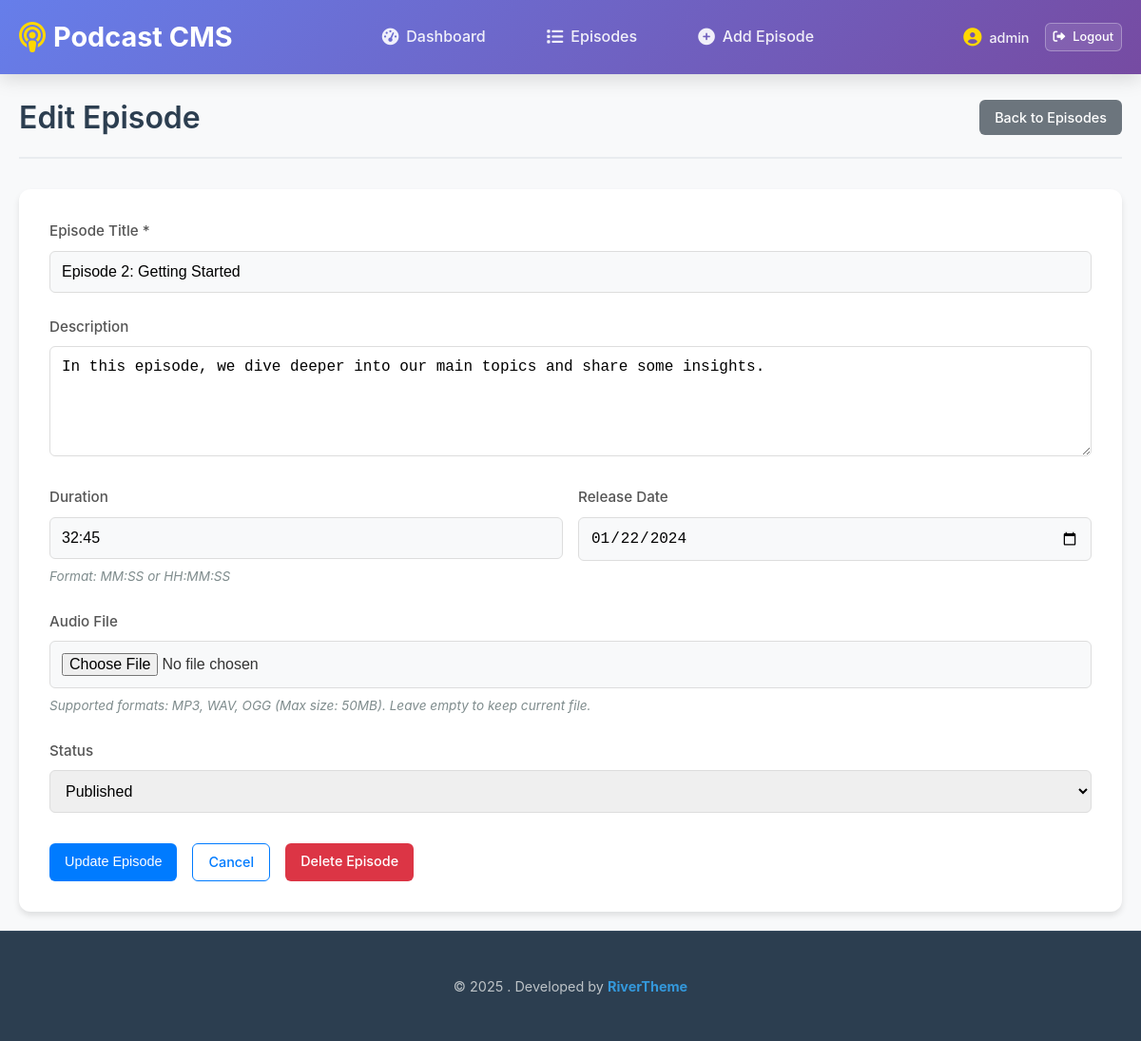
The app's page /episode-edit.php?id=2 (signed in) with its own data.
### tables this page shows
CREATE TABLE IF NOT EXISTS episodes (
    id INT AUTO_INCREMENT PRIMARY KEY,
    user_id INT NOT NULL,
    title VARCHAR(255) NOT NULL,
    description TEXT,
    audio_file VARCHAR(255),
    duration VARCHAR(20),
    release_date DATE,
    status ENUM('draft', 'published') DEFAULT 'draft',
    created_at TIMESTAMP DEFAULT CURRENT_TIMESTAMP,
    updated_at TIMESTAMP DEFAULT CURRENT_TIMESTAMP ON UPDATE CURRENT_TIMESTAMP,
    FOREIGN KEY (user_id) REFERENCES users(id) ON DELETE CASCADE
);

### episode-edit.php (the view, shortened to what this page needs)
<?php
$userId = getCurrentUserId();
$episodeId = intval($_GET['id'] ?? 0);
$error = '';
$pdo = getDBConnection();
$stmt = $pdo->prepare("SELECT * FROM episodes WHERE id = ? AND user_id = ?");
$stmt->execute([$episodeId, $userId]);
$episode = $stmt->fetch();
if ($_SERVER['REQUEST_METHOD'] === 'POST') {
    $title = sanitizeInput($_POST['title'] ?? '');
    $description = sanitizeInput($_POST['description'] ?? '');
    $duration = sanitizeInput($_POST['duration'] ?? '');
    $releaseDate = sanitizeInput($_POST['release_date'] ?? '');
    $status = sanitizeInput($_POST['status'] ?? 'draft');
    if (empty($title)) {
        $error = 'Episode title is required.';
    } elseif (!in_array($status, ['draft', 'published'])) {
        $error = 'Invalid status selected.';
    } else {
        $audioFile = $episode['audio_file'];
        if (isset($_FILES['audio_file']) && $_FILES['audio_file']['error'] !== UPLOAD_ERR_NO_FILE) {
            $uploadResult = uploadAudioFile($_FILES['audio_file']);
            if ($uploadResult['success']) {
                if ($audioFile) {
                    deleteFile('assets/uploads/' . $audioFile);
                }
                $audioFile = $uploadResult['filename'];
            } else {
                $error = $uploadResult['message'];
            }
        }
        if (empty($error)) {
            try {
                $stmt = $pdo->prepare("UPDATE episodes SET title = ?, description = ?, audio_file = ?, duration = ?, release_date = ?, status = ? WHERE id = ? AND user_id = ?");
                if ($stmt->execute([$title, $description, $audioFile, $duration, $releaseDate ?: null, $status, $episodeId, $userId])) {
                    setFlashMessage('success', 'Episode updated successfully!');
                    redirect('episodes.php');
                } else {
                    $error = 'Failed to update episode. Please try again.';
                }
            } catch (PDOException $e) {
                $error = 'Database error. Please try again.';
            }
        }
    }
} else {
    $title = $episode['title'];
    $description = $episode['description'];
    $duration = $episode['duration'];
    $releaseDate = $episode['release_date'];
    $status = $episode['status'];
}
?>
<!DOCTYPE html>
<html lang="en">
<head>
    <link rel="stylesheet" href="assets/css/style.css">
</head>
<body>
    <?php include 'templates/header.php'; ?>
    <main class="main-content">
        <div class="container">
            <div class="page-header">
                <h1>Edit Episode</h1>
                <a href="episodes.php" class="btn btn-secondary">Back to Episodes</a>
            </div>
            <div class="form-container">
                <form method="POST" action="" enctype="multipart/form-data">
                    <div class="form-group">
                        <label for="title">Episode Title *</label>
                        <input type="text" id="title" name="title" required
                               value="<?php echo htmlspecialchars($title); ?>">
                    </div>
                    <div class="form-group">
                        <label for="description">Description</label>
                        <textarea id="description" name="description" rows="5"
                                  placeholder="Enter episode description..."><?php echo htmlspecialchars($description); ?></textarea>
                    </div>
                    <div class="form-row">
                        <div class="form-group">
                            <label for="duration">Duration</label>
                            <input type="text" id="duration" name="duration"
                                   placeholder="e.g., 25:30 or 1:05:20"
                                   value="<?php echo htmlspecialchars($duration); ?>">
                            <small>Format: MM:SS or HH:MM:SS</small>
                        </div>
                        <div class="form-group">
                            <label for="release_date">Release Date</label>
                            <input type="date" id="release_date" name="release_date"
                                   value="<?php echo htmlspecialchars($releaseDate); ?>">
                        </div>
                    </div>
                    <div class="form-group">
                        <label for="audio_file">Audio File</label>
                        <input type="file" id="audio_file" name="audio_file"
                               accept="audio/*">
                        <small>Supported formats: MP3, WAV, OGG (Max size: 50MB). Leave empty to keep current file.</small>
                    </div>
                    <div class="form-group">
                        <label for="status">Status</label>
                        <select id="status" name="status">
                            <option value="published" <?php echo $status === 'published' ? 'selected' : ''; ?>>Published</option>
                        </select>
                    </div>
                    <div class="form-actions">
                        <button type="submit" class="btn btn-primary">Update Episode</button>
                        <a href="episodes.php" class="btn btn-outline">Cancel</a>
                        <a href="episode-delete.php?id=<?php echo $episode['id']; ?>"
                           class="btn btn-danger"
                           onclick="return confirm('Are you sure you want to delete this episode?')">Delete Episode</a>
                    </div>
                </form>
            </div>
        </div>
    </main>
    <?php include 'templates/footer.php'; ?>
</body>
</html>

### assets/css/style.css (style rules this page uses)
* { margin: 0; padding: 0; box-sizing: border-box; }
body { font-family: -apple-system, BlinkMacSystemFont, 'Segoe UI', Roboto, Oxygen, Ubuntu, Cantarell, sans-serif; line-height: 1.6; color: #333; background-color: #f8f9fa; margin: 0; min-height: 100vh; display: flex; flex-direction: column; overflow-x: hidden; }
.container { max-width: 1200px; margin: 0 auto; padding: 0 20px; }
.main-content { flex: 1; padding: 20px 0; }
.btn { display: inline-block; padding: 0.5rem 1rem; border: none; border-radius: 6px; text-decoration: none; font-weight: 500; cursor: pointer; transition: all 0.3s ease; font-size: 0.9rem; line-height: 1.5; }
.btn-primary { background: #007bff; color: white; }
.btn-secondary { background: #6c757d; color: white; }
.btn-outline { background: transparent; color: #007bff; border: 1px solid #007bff; }
.btn-danger { background: #dc3545; color: white; }
.page-header { display: flex; justify-content: space-between; align-items: center; margin-bottom: 2rem; padding-bottom: 1rem; border-bottom: 2px solid #e9ecef; }
.page-header h1 { color: #2c3e50; font-size: 2rem; font-weight: 600; }
.form-group { margin-bottom: 1.8rem; }
.form-group label { display: flex; align-items: center; gap: 0.5rem; margin-bottom: 0.75rem; font-weight: 600; color: #2c3e50; font-size: 0.95rem; }
.form-group input { width: 100%; padding: 1rem 1.25rem; border: 2px solid #e9ecef; border-radius: 12px; font-size: 1rem; transition: all 0.3s ease; background: #f8f9fa; }
.form-group input::placeholder { color: #adb5bd; }
.form-container { background: white; padding: 2rem; border-radius: 12px; box-shadow: 0 4px 6px rgba(0,0,0,0.1); }
.form-group { margin-bottom: 1.5rem; }
.form-row { display: grid; grid-template-columns: 1fr 1fr; gap: 1rem; }
.form-group label { display: block; margin-bottom: 0.5rem; font-weight: 500; color: #555; }
.form-group input, .form-group textarea, .form-group select { width: 100%; padding: 0.75rem; border: 1px solid #ddd; border-radius: 6px; font-size: 1rem; transition: border-color 0.3s ease; }
.form-group small { display: block; margin-top: 0.5rem; color: #7f8c8d; font-size: 0.85rem; font-style: italic; }
.form-actions { display: flex; gap: 1rem; margin-top: 2rem; }

### records on screen
episodes: title "Episode 2: Getting Started", description "In this episode, we dive deeper into our main topics and share some insights.", duration "32:45", release_date "01/22/2024", status "Published"

### other values on screen
$_SESSION['username'] "admin"
